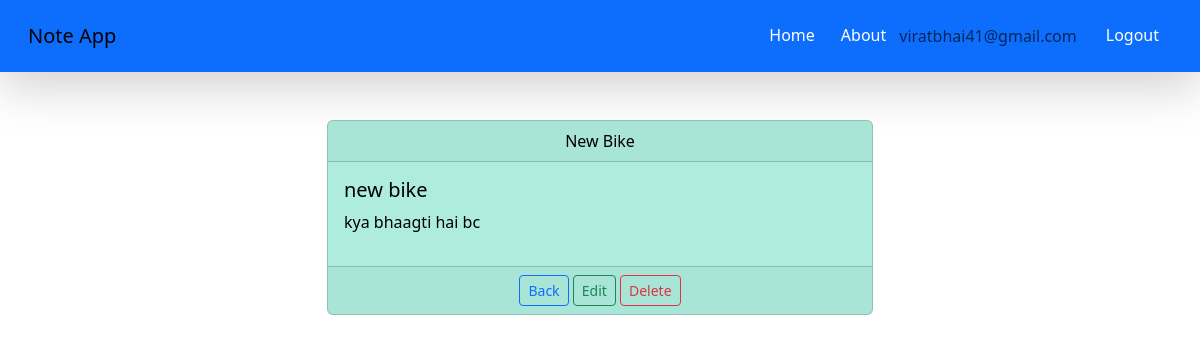
Page /note/10/ (signed in) on the committed database.
### core/models.py (models this page shows, shortened)
class Note(models.Model):
    user = models.ForeignKey(User, on_delete=models.CASCADE)
    title = models.CharField(max_length=200)
    content = models.TextField()
    created_at = models.DateTimeField(auto_now_add=True)

### core/views.py (the view)
# urls.py: path('note/<int:pk>/', views.note_detail, name='note_detail'),
@login_required(login_url='login_page')
def note_detail(request, pk):
    note = get_object_or_404(Note, pk=pk)
    return render(request, 'backend/note_detail.html', {'note': note})

### core/templates/backend/note_detail.html (shortened to what this page needs)
{% extends 'core/home.html' %}
{% block content %}
<div class="row justify-content-center mt-5">
  <div class="col-md-6">
    <div class="card note-card bright-colors">
      <div class="card-header text-center">{{ note.title|title }}</div>
      <div class="card-body">
        <h1 class="fs-5">{{ note.title }}</h1>
        <p>{{ note.content }}</p>
      </div>
      <div class="card-footer text-center">
        <a href="{% url 'Home' %}" class="btn btn-outline-primary btn-sm">Back</a>
        <a href="{% url 'note_edit' pk=note.pk %}" class="btn btn-outline-success btn-sm">Edit</a>
        <a href="{% url 'note_delete' pk=note.pk %}" class="btn btn-outline-danger btn-sm">Delete</a>
      </div>
    </div>
  </div>
</div>
{% endblock %}

### core/templates/core/home.html (shortened to what this page needs)
<!DOCTYPE html>
<html lang="en">
<head>
    <link href="https://cdn.jsdelivr.net/npm/bootstrap@5.3.3/dist/css/bootstrap.min.css" rel="stylesheet">
</head>
<body>
    <nav class="navbar dark p-3 bg-primary shadow-lg">
        <div class="container-fluid">
            <a class="navbar-brand" href="#">Note App</a>
            <div class="d-flex">
                <a href="{% url 'Home' %}" class="btn btn-primary" type="button">Home</a>
                <a href="{% url 'about' %}" class="btn btn-primary" type="button">About</a>
                {% if request.user.is_authenticated %}
                    <span class="navbar-text me-3">{{ request.user.username }}</span>
                    <a href="{% url 'logout_page' %}" class="btn btn-primary" type="button">Logout</a>
                {% else %}
                    <a href="{% url 'login_page' %}" class="btn btn-primary" type="button">Login</a>
                    <a href="{% url 'register_page' %}" class="btn btn-primary" type="button">Register</a>
                {% endif %}
            </div>
        </div>
    </nav>
    <div class="container">
        {% block content %}{% endblock %}
    </div>
</body>
</html>

### core/templates/core/home.html (style rules this page uses)
.note-card { transition: background-color 0.3s ease; }
.bright-colors { color: black; }

### rows in the picture
Note: title "New Bike", title "new bike", content "kya bhaagti hai bc"

### other values in the picture
{{ request.user.username }} "viratbhai41@gmail.com"
